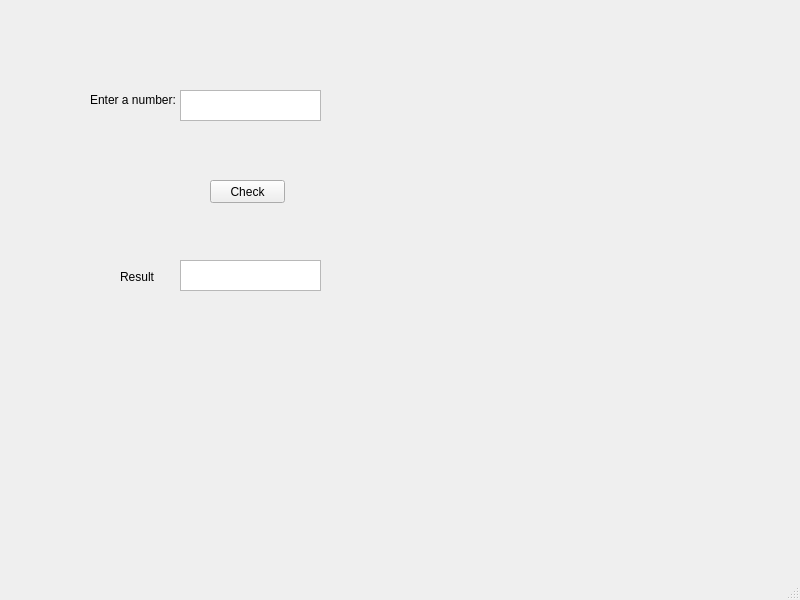
<?xml version="1.0" encoding="UTF-8"?>
<ui version="4.0">
 <class>MainWindow</class>
 <widget class="QMainWindow" name="MainWindow">
  <property name="geometry">
   <rect>
    <x>0</x>
    <y>0</y>
    <width>800</width>
    <height>600</height>
   </rect>
  </property>
  <property name="windowTitle">
   <string>MainWindow</string>
  </property>
  <widget class="QWidget" name="centralwidget">
   <widget class="QLabel" name="lblInput">
    <property name="geometry">
     <rect>
      <x>90</x>
      <y>90</y>
      <width>91</width>
      <height>20</height>
     </rect>
    </property>
    <property name="text">
     <string>Enter a number:</string>
    </property>
   </widget>
   <widget class="QLabel" name="lblResult">
    <property name="geometry">
     <rect>
      <x>120</x>
      <y>270</y>
      <width>47</width>
      <height>14</height>
     </rect>
    </property>
    <property name="text">
     <string>Result</string>
    </property>
   </widget>
   <widget class="QPushButton" name="btnCheck">
    <property name="geometry">
     <rect>
      <x>210</x>
      <y>180</y>
      <width>75</width>
      <height>23</height>
     </rect>
    </property>
    <property name="text">
     <string>Check</string>
    </property>
   </widget>
   <widget class="QTextBrowser" name="txtInput">
    <property name="geometry">
     <rect>
      <x>180</x>
      <y>90</y>
      <width>141</width>
      <height>31</height>
     </rect>
    </property>
   </widget>
   <widget class="QTextBrowser" name="txtResult">
    <property name="geometry">
     <rect>
      <x>180</x>
      <y>260</y>
      <width>141</width>
      <height>31</height>
     </rect>
    </property>
   </widget>
  </widget>
  <widget class="QMenuBar" name="menubar">
   <property name="geometry">
    <rect>
     <x>0</x>
     <y>0</y>
     <width>800</width>
     <height>22</height>
    </rect>
   </property>
  </widget>
  <widget class="QStatusBar" name="statusbar"/>
 </widget>
 <resources/>
 <connections/>
</ui>
